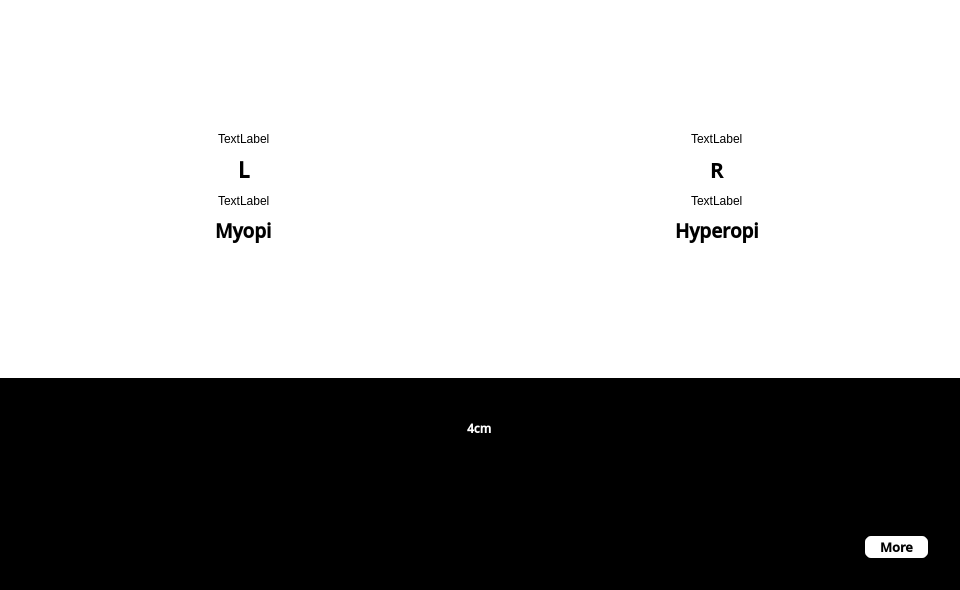
<?xml version="1.0" encoding="UTF-8"?>
<ui version="4.0">
 <class>MainWindow</class>
 <widget class="QMainWindow" name="MainWindow">
  <property name="geometry">
   <rect>
    <x>0</x>
    <y>0</y>
    <width>960</width>
    <height>590</height>
   </rect>
  </property>
  <property name="windowTitle">
   <string>VSee</string>
  </property>
  <property name="styleSheet">
   <string notr="true">background:#fff
</string>
  </property>
  <widget class="QWidget" name="centralwidget">
   <layout class="QVBoxLayout" name="verticalLayout">
    <property name="margin">
     <number>0</number>
    </property>
    <item>
     <layout class="QHBoxLayout" name="horizontalLayout">
      <property name="margin">
       <number>10</number>
      </property>
      <item>
       <widget class="QFrame" name="frame">
        <property name="sizePolicy">
         <sizepolicy hsizetype="Preferred" vsizetype="Preferred">
          <horstretch>0</horstretch>
          <verstretch>0</verstretch>
         </sizepolicy>
        </property>
        <layout class="QVBoxLayout" name="verticalLayout_5">
         <property name="margin">
          <number>20</number>
         </property>
         <item>
          <spacer name="verticalSpacer_3">
           <property name="orientation">
            <enum>Qt::Vertical</enum>
           </property>
           <property name="sizeHint" stdset="0">
            <size>
             <width>20</width>
             <height>40</height>
            </size>
           </property>
          </spacer>
         </item>
         <item>
          <layout class="QGridLayout" name="gridLayout">
           <item row="0" column="1">
            <widget class="QLabel" name="lEye">
             <property name="text">
              <string>TextLabel</string>
             </property>
            </widget>
           </item>
           <item row="0" column="0">
            <spacer name="horizontalSpacer_2">
             <property name="orientation">
              <enum>Qt::Horizontal</enum>
             </property>
             <property name="sizeHint" stdset="0">
              <size>
               <width>40</width>
               <height>20</height>
              </size>
             </property>
            </spacer>
           </item>
           <item row="0" column="2">
            <spacer name="horizontalSpacer_3">
             <property name="orientation">
              <enum>Qt::Horizontal</enum>
             </property>
             <property name="sizeHint" stdset="0">
              <size>
               <width>40</width>
               <height>20</height>
              </size>
             </property>
            </spacer>
           </item>
          </layout>
         </item>
         <item>
          <layout class="QHBoxLayout" name="horizontalLayout_3">
           <item>
            <spacer name="horizontalSpacer_4">
             <property name="orientation">
              <enum>Qt::Horizontal</enum>
             </property>
             <property name="sizeHint" stdset="0">
              <size>
               <width>40</width>
               <height>20</height>
              </size>
             </property>
            </spacer>
           </item>
           <item>
            <widget class="QLabel" name="label_3">
             <property name="font">
              <font>
               <family>Open Sans Semibold</family>
               <pointsize>16</pointsize>
               <weight>75</weight>
               <bold>true</bold>
              </font>
             </property>
             <property name="text">
              <string>L</string>
             </property>
            </widget>
           </item>
           <item>
            <spacer name="horizontalSpacer_5">
             <property name="orientation">
              <enum>Qt::Horizontal</enum>
             </property>
             <property name="sizeHint" stdset="0">
              <size>
               <width>40</width>
               <height>20</height>
              </size>
             </property>
            </spacer>
           </item>
          </layout>
         </item>
         <item>
          <layout class="QHBoxLayout" name="horizontalLayout_4">
           <item>
            <spacer name="horizontalSpacer_6">
             <property name="orientation">
              <enum>Qt::Horizontal</enum>
             </property>
             <property name="sizeHint" stdset="0">
              <size>
               <width>40</width>
               <height>20</height>
              </size>
             </property>
            </spacer>
           </item>
           <item>
            <widget class="QLabel" name="lImage">
             <property name="text">
              <string>TextLabel</string>
             </property>
            </widget>
           </item>
           <item>
            <spacer name="horizontalSpacer_7">
             <property name="orientation">
              <enum>Qt::Horizontal</enum>
             </property>
             <property name="sizeHint" stdset="0">
              <size>
               <width>40</width>
               <height>20</height>
              </size>
             </property>
            </spacer>
           </item>
          </layout>
         </item>
         <item>
          <layout class="QHBoxLayout" name="horizontalLayout_5">
           <item>
            <spacer name="horizontalSpacer_8">
             <property name="orientation">
              <enum>Qt::Horizontal</enum>
             </property>
             <property name="sizeHint" stdset="0">
              <size>
               <width>40</width>
               <height>20</height>
              </size>
             </property>
            </spacer>
           </item>
           <item>
            <widget class="QLabel" name="lLabel">
             <property name="font">
              <font>
               <family>Open Sans Semibold</family>
               <pointsize>14</pointsize>
               <weight>75</weight>
               <bold>true</bold>
              </font>
             </property>
             <property name="text">
              <string>Myopi</string>
             </property>
            </widget>
           </item>
           <item>
            <spacer name="horizontalSpacer_9">
             <property name="orientation">
              <enum>Qt::Horizontal</enum>
             </property>
             <property name="sizeHint" stdset="0">
              <size>
               <width>40</width>
               <height>20</height>
              </size>
             </property>
            </spacer>
           </item>
          </layout>
         </item>
         <item>
          <spacer name="verticalSpacer">
           <property name="orientation">
            <enum>Qt::Vertical</enum>
           </property>
           <property name="sizeHint" stdset="0">
            <size>
             <width>20</width>
             <height>40</height>
            </size>
           </property>
          </spacer>
         </item>
        </layout>
       </widget>
      </item>
      <item>
       <widget class="QFrame" name="frame">
        <property name="sizePolicy">
         <sizepolicy hsizetype="Preferred" vsizetype="Preferred">
          <horstretch>0</horstretch>
          <verstretch>0</verstretch>
         </sizepolicy>
        </property>
        <layout class="QVBoxLayout" name="verticalLayout_6">
         <property name="margin">
          <number>20</number>
         </property>
         <item>
          <spacer name="verticalSpacer_4">
           <property name="orientation">
            <enum>Qt::Vertical</enum>
           </property>
           <property name="sizeHint" stdset="0">
            <size>
             <width>20</width>
             <height>40</height>
            </size>
           </property>
          </spacer>
         </item>
         <item>
          <layout class="QGridLayout" name="gridLayout_3">
           <item row="0" column="0">
            <spacer name="horizontalSpacer_10">
             <property name="orientation">
              <enum>Qt::Horizontal</enum>
             </property>
             <property name="sizeHint" stdset="0">
              <size>
               <width>40</width>
               <height>20</height>
              </size>
             </property>
            </spacer>
           </item>
           <item row="0" column="1">
            <widget class="QLabel" name="rEye">
             <property name="text">
              <string>TextLabel</string>
             </property>
            </widget>
           </item>
           <item row="0" column="2">
            <spacer name="horizontalSpacer_11">
             <property name="orientation">
              <enum>Qt::Horizontal</enum>
             </property>
             <property name="sizeHint" stdset="0">
              <size>
               <width>40</width>
               <height>20</height>
              </size>
             </property>
            </spacer>
           </item>
          </layout>
         </item>
         <item>
          <layout class="QHBoxLayout" name="horizontalLayout_6">
           <item>
            <spacer name="horizontalSpacer_12">
             <property name="orientation">
              <enum>Qt::Horizontal</enum>
             </property>
             <property name="sizeHint" stdset="0">
              <size>
               <width>40</width>
               <height>20</height>
              </size>
             </property>
            </spacer>
           </item>
           <item>
            <widget class="QLabel" name="label_8">
             <property name="font">
              <font>
               <family>Open Sans</family>
               <pointsize>16</pointsize>
               <weight>75</weight>
               <bold>true</bold>
              </font>
             </property>
             <property name="text">
              <string>R</string>
             </property>
            </widget>
           </item>
           <item>
            <spacer name="horizontalSpacer_13">
             <property name="orientation">
              <enum>Qt::Horizontal</enum>
             </property>
             <property name="sizeHint" stdset="0">
              <size>
               <width>40</width>
               <height>20</height>
              </size>
             </property>
            </spacer>
           </item>
          </layout>
         </item>
         <item>
          <layout class="QHBoxLayout" name="horizontalLayout_7">
           <item>
            <spacer name="horizontalSpacer_14">
             <property name="orientation">
              <enum>Qt::Horizontal</enum>
             </property>
             <property name="sizeHint" stdset="0">
              <size>
               <width>40</width>
               <height>20</height>
              </size>
             </property>
            </spacer>
           </item>
           <item>
            <widget class="QLabel" name="rImage">
             <property name="text">
              <string>TextLabel</string>
             </property>
            </widget>
           </item>
           <item>
            <spacer name="horizontalSpacer_15">
             <property name="orientation">
              <enum>Qt::Horizontal</enum>
             </property>
             <property name="sizeHint" stdset="0">
              <size>
               <width>40</width>
               <height>20</height>
              </size>
             </property>
            </spacer>
           </item>
          </layout>
         </item>
         <item>
          <layout class="QHBoxLayout" name="horizontalLayout_8">
           <item>
            <spacer name="horizontalSpacer_16">
             <property name="orientation">
              <enum>Qt::Horizontal</enum>
             </property>
             <property name="sizeHint" stdset="0">
              <size>
               <width>40</width>
               <height>20</height>
              </size>
             </property>
            </spacer>
           </item>
           <item>
            <widget class="QLabel" name="rLabel">
             <property name="font">
              <font>
               <family>Open Sans Semibold</family>
               <pointsize>14</pointsize>
               <weight>75</weight>
               <bold>true</bold>
              </font>
             </property>
             <property name="text">
              <string>Hyperopi</string>
             </property>
            </widget>
           </item>
           <item>
            <spacer name="horizontalSpacer_17">
             <property name="orientation">
              <enum>Qt::Horizontal</enum>
             </property>
             <property name="sizeHint" stdset="0">
              <size>
               <width>40</width>
               <height>20</height>
              </size>
             </property>
            </spacer>
           </item>
          </layout>
         </item>
         <item>
          <spacer name="verticalSpacer_2">
           <property name="orientation">
            <enum>Qt::Vertical</enum>
           </property>
           <property name="sizeHint" stdset="0">
            <size>
             <width>20</width>
             <height>40</height>
            </size>
           </property>
          </spacer>
         </item>
        </layout>
       </widget>
      </item>
     </layout>
    </item>
    <item>
     <widget class="QFrame" name="frame">
      <property name="styleSheet">
       <string notr="true">background: #000;</string>
      </property>
      <layout class="QVBoxLayout" name="verticalLayout_4">
       <property name="margin">
        <number>0</number>
       </property>
       <item>
        <layout class="QVBoxLayout" name="verticalLayout_3">
         <property name="margin">
          <number>20</number>
         </property>
         <item>
          <layout class="QHBoxLayout" name="horizontalLayout_9">
           <property name="margin">
            <number>20</number>
           </property>
           <item>
            <spacer name="horizontalSpacer_18">
             <property name="orientation">
              <enum>Qt::Horizontal</enum>
             </property>
             <property name="sizeHint" stdset="0">
              <size>
               <width>40</width>
               <height>20</height>
              </size>
             </property>
            </spacer>
           </item>
           <item>
            <widget class="QLabel" name="distanceLabel">
             <property name="font">
              <font>
               <family>Open Sans Semibold</family>
               <pointsize>9</pointsize>
               <weight>75</weight>
               <bold>true</bold>
              </font>
             </property>
             <property name="autoFillBackground">
              <bool>false</bool>
             </property>
             <property name="styleSheet">
              <string notr="true">color: white;
text-align:center;</string>
             </property>
             <property name="text">
              <string>4cm</string>
             </property>
            </widget>
           </item>
           <item>
            <spacer name="horizontalSpacer_19">
             <property name="orientation">
              <enum>Qt::Horizontal</enum>
             </property>
             <property name="sizeHint" stdset="0">
              <size>
               <width>40</width>
               <height>20</height>
              </size>
             </property>
            </spacer>
           </item>
          </layout>
         </item>
         <item>
          <widget class="QLabel" name="lengthLabel">
           <property name="text">
            <string>TextLabel</string>
           </property>
          </widget>
         </item>
        </layout>
       </item>
       <item>
        <layout class="QHBoxLayout" name="horizontalLayout_2">
         <item>
          <spacer name="horizontalSpacer">
           <property name="orientation">
            <enum>Qt::Horizontal</enum>
           </property>
           <property name="sizeHint" stdset="0">
            <size>
             <width>40</width>
             <height>20</height>
            </size>
           </property>
          </spacer>
         </item>
         <item>
          <widget class="QPushButton" name="moreButton">
           <property name="font">
            <font>
             <family>Open Sans Semibold</family>
             <pointsize>10</pointsize>
             <weight>75</weight>
             <bold>true</bold>
            </font>
           </property>
           <property name="styleSheet">
            <string notr="true">color:black;background:white;margin:30px;padding-right:15px;padding-left:15px;padding-top:2px;padding-bottom:2px;
border: 2px solid black;
border-radius: 8px;</string>
           </property>
           <property name="text">
            <string>More</string>
           </property>
          </widget>
         </item>
        </layout>
       </item>
      </layout>
     </widget>
    </item>
   </layout>
  </widget>
 </widget>
 <resources/>
 <connections/>
</ui>
